Frame 1 (no input): blank canvas, image omitted
Frame 60 (no input): blank canvas, image omitted
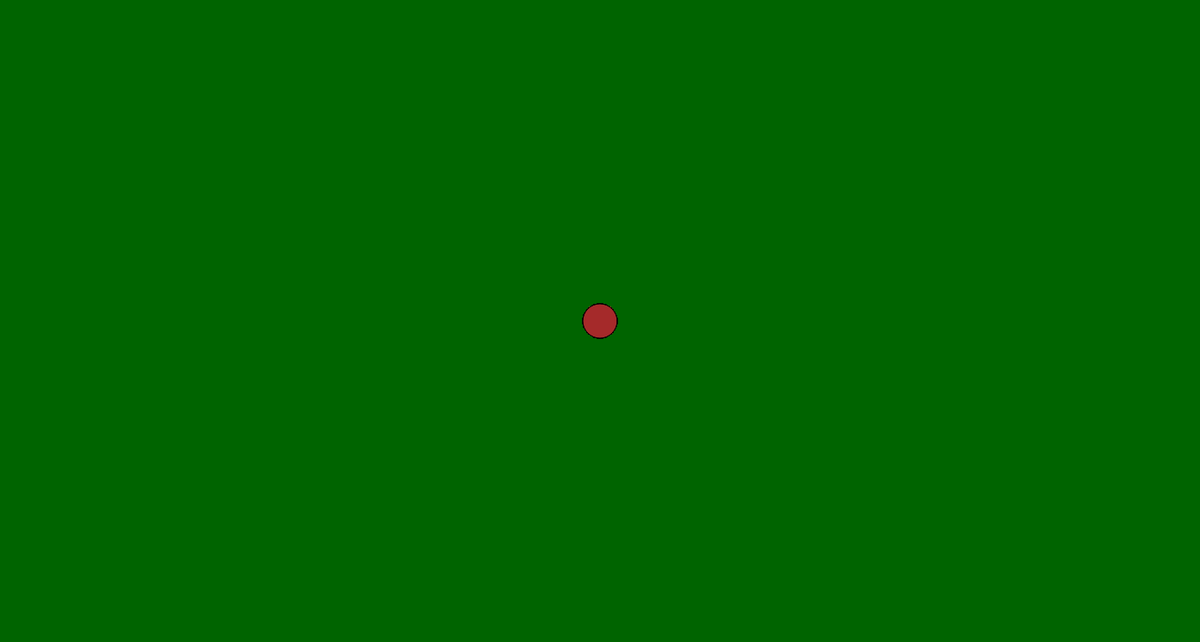
Frame 120 (the mouse pressed at the canvas centre since frame 60)

The p5.js sketch whose frames 1 and 60 were blank and that drew this single picture after the mouse press (run headless with seeded random() and noise() and a simulated clock; from frame 60 on, the mouse is pressed at the canvas centre):

// p5.js sketch
// ── sketch.js
function setup() {
    createCanvas(1400, 750);
    background("darkgreen");
  }
  
  function draw() {
    
    stroke ("black")
    fill ("brown")
    
    
      if (mouseIsPressed) {
        circle (mouseX, mouseY, 40, 100);}
  
    
    
    
  }
